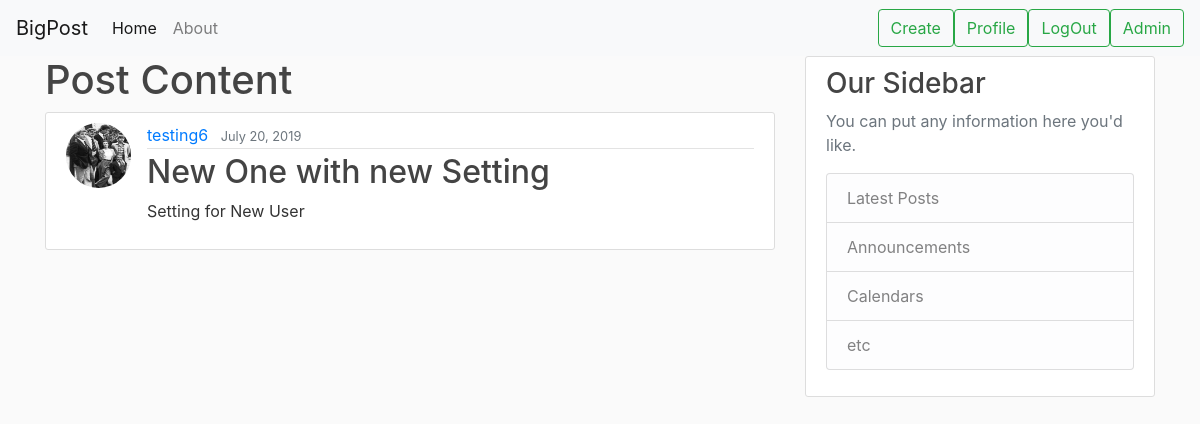
/post/36/ (signed in), run on the app's committed database.
### post/models.py (models this page shows, shortened)
class Post(models.Model):
    title = models.CharField(max_length=100)
    content = models.TextField()
    created = models.DateTimeField(default=timezone.now)
    author = models.ForeignKey(User, on_delete=models.CASCADE)

### user/models.py (models this page shows, shortened)
class Profile(models.Model):
    user = models.OneToOneField(User, on_delete=models.CASCADE, )
    image = models.ImageField(default="default.jpg", upload_to="profile_pics", )

### post/views.py (the view)
# urls.py: path("post/<int:pk>/", post_views.PostDetailView.as_view(), name="post-detail"),
class PostDetailView(LoginRequiredMixin, DetailView):
    model = Post

### post/templates/post/post_detail.html (shortened to what this page needs)
{% extends "post/base.html" %}
{% block content %}
<h1>Post Content</h1>
<article class="media content-section">
    <img class="rounded-circle article-img" src="{{ object.author.profile.image.url }}"/>
    <div class="media-body">
        <div class="article-metadata">
            <a class="mr-2" href="{% url 'user-post' object.author.username %}">{{ object.author }}</a>
            <small class="text-muted">{{ object.created|date:"F d, Y" }}</small>
        </div>
        <h2 class="article-title">{{ object.title }}</a></h2>
        <p class="article-content">{{ object.content }}</p>
    </div>
</article>
{% endblock content %}

### post/static/post/main.css (style rules this page uses)
body { background: #fafafa; color: #333333; }
h1, h2, h3, h4, h5, h6 { color: #444444; }
.content-section { background: #ffffff; padding: 10px 20px; border: 1px solid #dddddd; border-radius: 3px; margin-bottom: 20px; }
.article-title { color: #444444; }
.article-content { white-space: pre-line; }
.article-img { height: 65px; width: 65px; margin-right: 16px; }
.article-metadata { padding-bottom: 1px; margin-bottom: 4px; border-bottom: 1px solid #e3e3e3 }

### data on the page
Post: author.profile.image (picture), author "testing6", created "July 20, 2019", title "New One with new Setting", content "Setting for New User"
